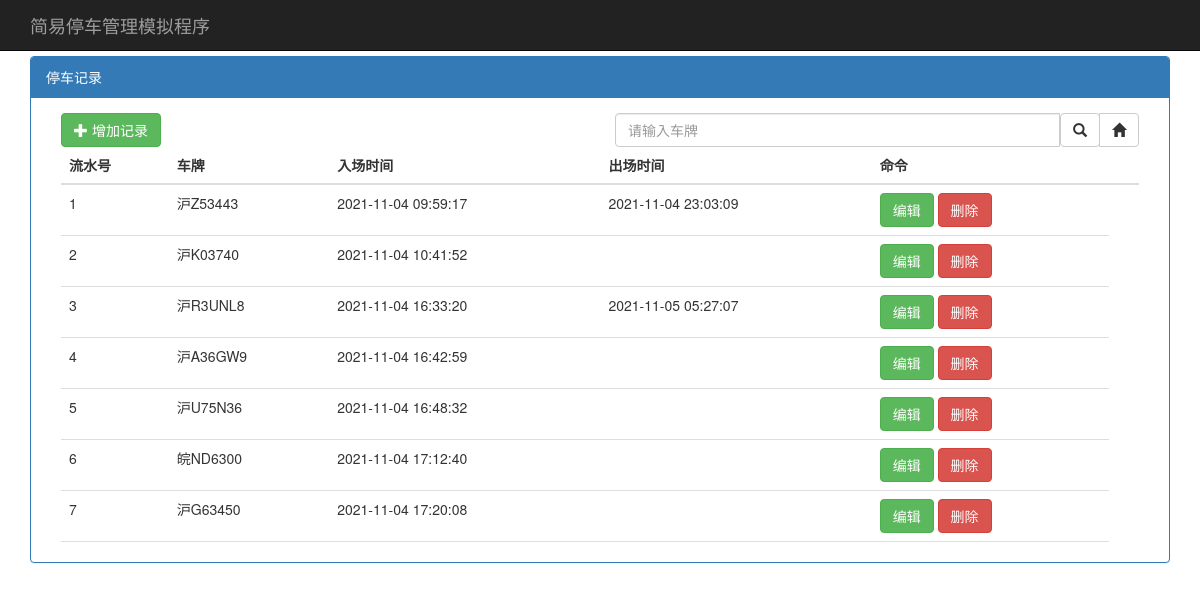
The page / on the database its author committed.
### tables this page shows
CREATE TABLE cars (
  id INTEGER PRIMARY KEY AUTOINCREMENT,
  car_plate TEXT NOT NULL,
  checkin_time TEXT NOT NULL,
  checkout_time Text
);

### parkingsys/parkingbp.py (the view)
@bp.route('/')
def index():
    cars = db_get_all()
    return render_template('cars.html', cars=cars)

### parkingsys/db.py (called while the page is built)
def get_db():
    if 'db' not in g:
        g.db = sqlite3.connect(
            current_app.config['DATABASE'],
            detect_types=sqlite3.PARSE_DECLTYPES
        )
        g.db.row_factory = sqlite3.Row
    return g.db

def db_get_all():
    db = get_db()
    cars = db.execute(
        'SELECT id, car_plate, checkin_time, checkout_time'
        ' FROM cars'
        ' ORDER BY checkin_time'
    ).fetchall()
    return cars

### parkingsys/templates/cars.html
{% extends 'base.html' %}
{% block content %}
    <div class="container body-content">
        <div class="parking-example panel panel-primary">
            <div class="panel-heading panel-head">停车记录</div>
            <div class="panel-body">
                <form action="search" method="post">
                    <div class="row">
                        <div class="col-sm-12">
                            <div class="col-sm-2">
                                <a id="createModal" href="/create" class="btn btn-success">
                                    <div><span class="glyphicon glyphicon-plus"></span> 增加记录</div>
                                </a>
                            </div>
                            <div class="col-sm-5 col-md-6 pull-right">
                                <div class="input-group">
                                    <input class="form-control" type="text" placeholder="请输入车牌" id="car_plate"
                                           name="car_plate">
                                    <span class="input-group-btn">
							<button class="btn btn-default" type="submit"><span
                                    class="glyphicon glyphicon-search"></span></button>
						</span>
                                    <span class="input-group-btn">
							<a class="btn btn-default" href="/"><span class="glyphicon glyphicon-home"></span></a>
						</span>
                                </div>
                            </div>
                        </div>
                    </div>
                </form>
                <div class="col-sm-12" style='overflow:scroll; overflow-x: auto; overflow-y: auto; height:400px;'>
                    <table class="table">
                        <thead>
                        <tr>
                            <th>
                                流水号
                            </th>
                            <th>
                                车牌
                            </th>
                            <th>
                                入场时间
                            </th>
                            <th>
                                出场时间
                            </th>
                            <th>
                                命令
                            </th>
                            <th></th>
                        </tr>
                        </thead>
                        <tbody>
                        {% for car in cars %}
                            <tr>
                                <td>
                                    {{ car['ID'] }}
                                </td>
                                <td>
                                    {{ car['car_plate'] }}
                                </td>
                                <td>
                                    {{ car['checkin_time'] }}
                                </td>
                                <td>
                                    {{ car['checkout_time'] }}
                                </td>
                                <td>
                                    <a class="btn btn-success" href="/{{ car['ID'] }}/update">编辑</a>
                                    <a class="btn btn-danger" href="/{{ car['ID'] }}/delete">删除</a>
                                </td>
                            </tr>
                        {% endfor %}
                        </tbody>
                    </table>
                </div>
            </div>
        </div>
    </div>
{% endblock %}

### parkingsys/templates/base.html (shortened to what this page needs)
<!DOCTYPE html>
<html>
<head>
    <link href="{{ url_for('static', filename='css/bootstrap.css') }}" rel="stylesheet"/>
    <link href="{{ url_for('static', filename='css/all.css') }}" rel="stylesheet"/>
    <link href="{{ url_for('static', filename='css/site.css') }}" rel="stylesheet"/>
    <link rel="stylesheet" href="{{ url_for('static', filename='css/bootstrap-datetimepicker.min.css') }}"/>
    <link href="{{ url_for('static', filename='css/bootstrapValidator.min.css') }}" rel="stylesheet"/>
</head>
<header>
    <div class="navbar navbar-inverse navbar-fixed-top">
        <div class="container">
            <div class="navbar-header">
                <a class="navbar-brand" href="/">简易停车管理模拟程序</a>
            </div>
        </div>
    </div>
</header>
<section>
    {% block content %}{% endblock %}
</section>

### parkingsys/static/css/Site.css (style rules this page uses)
.body-content { padding-left: 15px; padding-right: 15px; }

### rows shown on the page
cars: ID "1", car_plate "沪Z53443", checkin_time "2021-11-04 09:59:17", checkout_time "2021-11-04 23:03:09"
cars: ID "2", car_plate "沪K03740", checkin_time "2021-11-04 10:41:52"
cars: ID "3", car_plate "沪R3UNL8", checkin_time "2021-11-04 16:33:20", checkout_time "2021-11-05 05:27:07"
cars: ID "4", car_plate "沪A36GW9", checkin_time "2021-11-04 16:42:59"
cars: ID "5", car_plate "沪U75N36", checkin_time "2021-11-04 16:48:32"
cars: ID "6", car_plate "皖ND6300", checkin_time "2021-11-04 17:12:40"
cars: ID "7", car_plate "沪G63450", checkin_time "2021-11-04 17:20:08"
